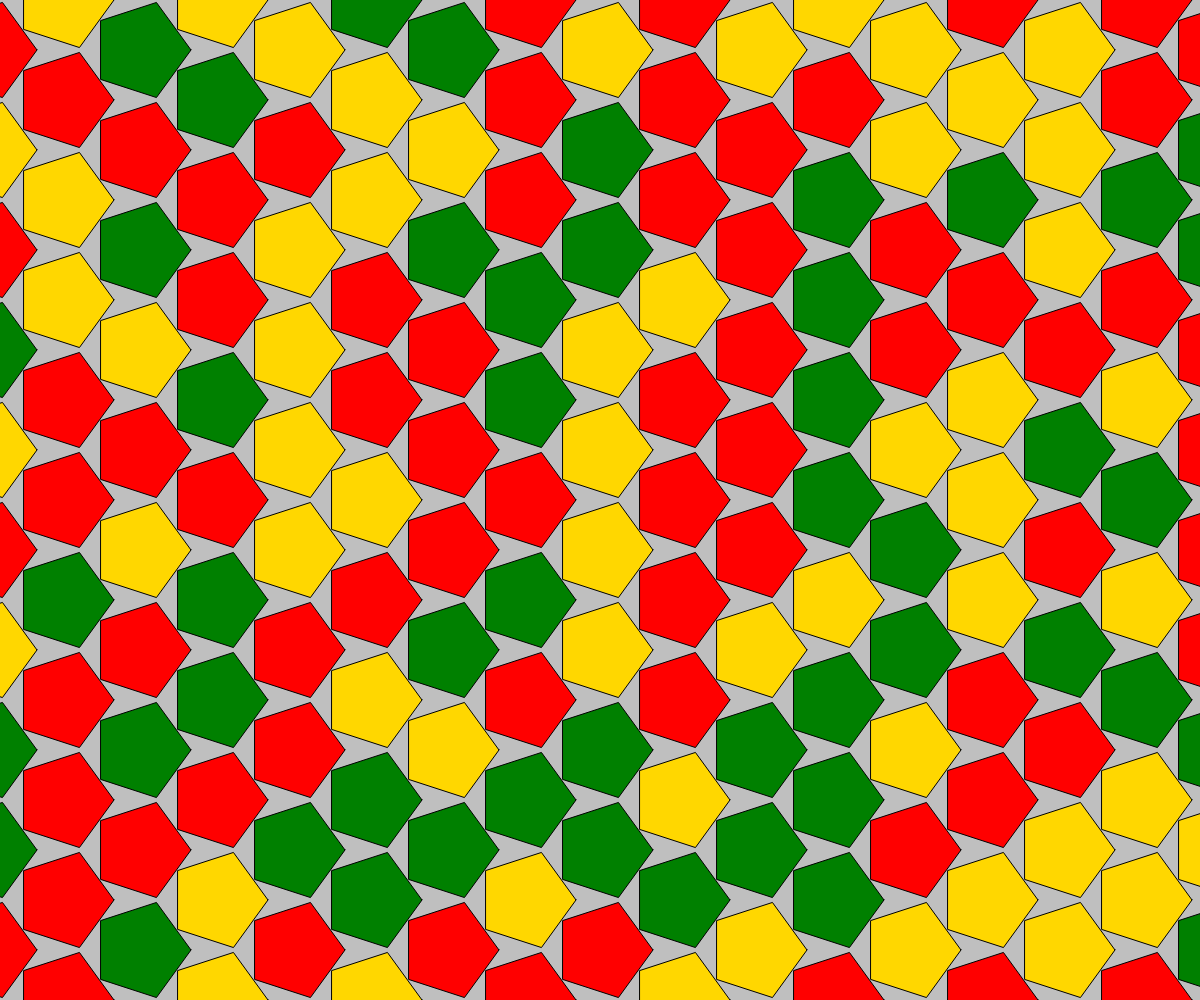
Frame 1 (no input)
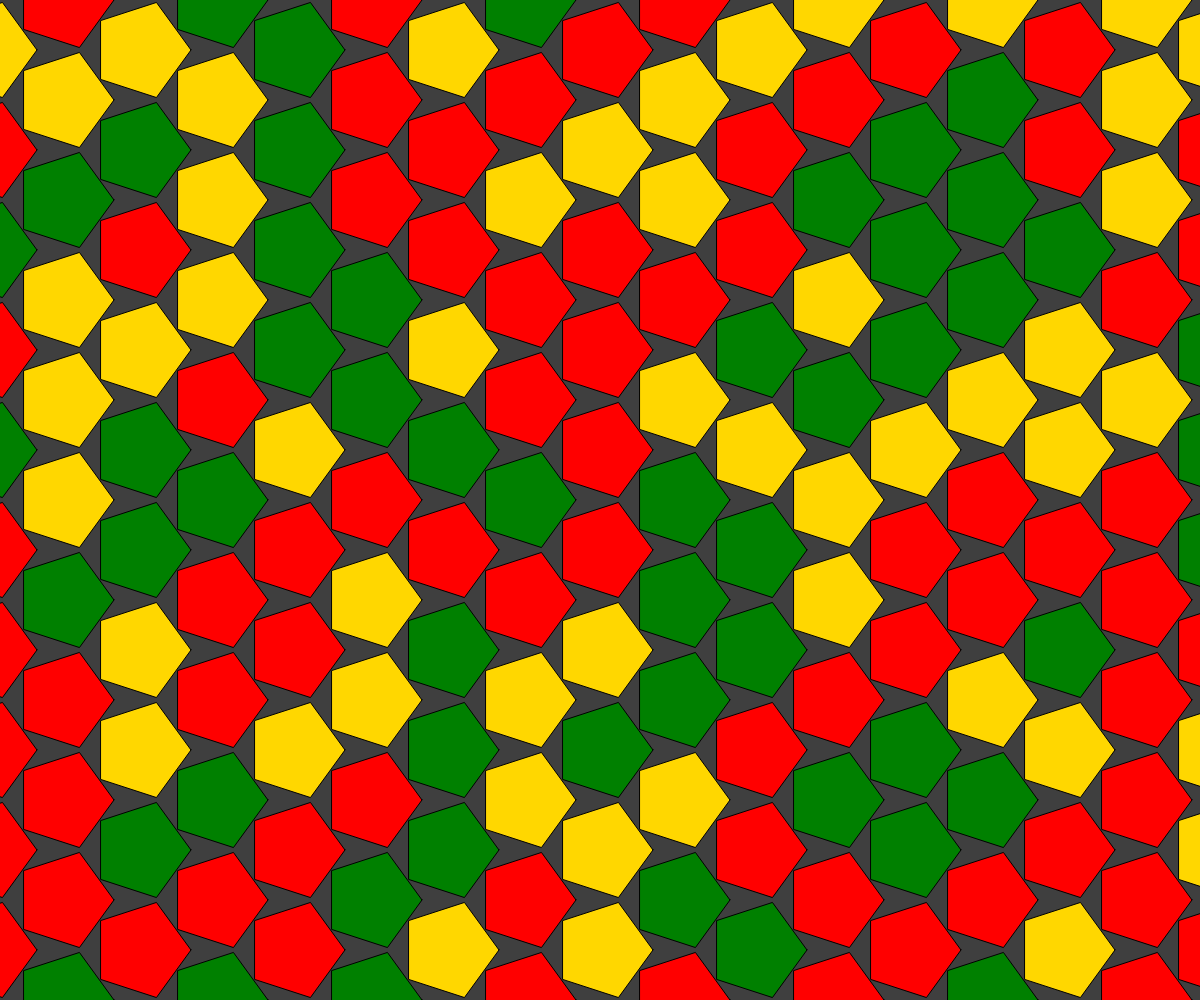
Frame 2 (the mouse pressed at the canvas centre, redrawn once)

The p5.js sketch that drew these frames (run headless with seeded random() and noise() and a simulated clock; the mouse was pressed at the canvas centre and the sketch redrawn once):

// p5.js sketch
// ── sketch.js
// https://editor.p5js.org/jht9629-nyu/sketches/VmN0o6MAz
// Pentagons v1

let choices = [20, 30, 40, 50];
let vertices = [3, 4, 5, 6, 7, 8];

function setup() {
  createCanvas(windowWidth, windowHeight);
  noLoop();
  setInterval( draw, 5*1000);
}

function draw() {
  background(random_rgb());

  //declare vars that determine shape size & padding
  let nvert = random(vertices);
  let sRadius = random(choices);
  let sPadding = sRadius / 2 + 2;
  let sGrid = -max(width, height) * 2;
  let sX = sGrid;
  let sY = sGrid;
  let sRow = 0;

  //draw each shape, evenly spaced diagonally
  // noStroke();
  let n = (width * height) / sRadius;
  for (let i = 0; i < n; i++) {
    fill(random_fill());
    polygon(sX, sY, sRadius, nvert);
    if (sX + sRadius < width) {
      sX += sRadius + sPadding;
      sY += sRadius;
    } else {
      sRow += 2;
      sY = sGrid + sRadius * sRow;
      sX = sGrid;
    }
  }
}

function random_rgb() {
  return random(255), random(255), random(255)
}

function random_fill() {
  return random(['red', 'green', 'gold']);
}

function polygon(x, y, radius, npoints) {
  let angle = TWO_PI / npoints;
  beginShape();
  for (let a = 0; a < TWO_PI; a += angle) {
    let sx = x + cos(a) * radius;
    let sy = y + sin(a) * radius;
    vertex(sx, sy);
  }
  endShape(CLOSE);
}

function mousePressed() {
  draw();
}

// https://editor.p5js.org/elliotmersch/sketches/tFlNNcg8J
// Pentagons by elliotmersch
